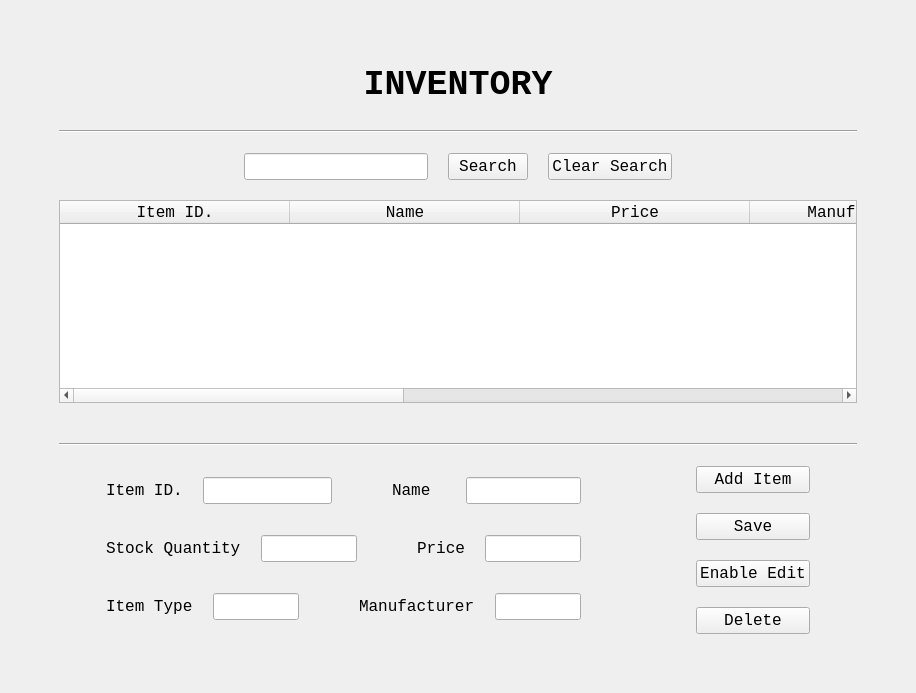
<?xml version="1.0" encoding="UTF-8"?>
<ui version="4.0">
 <class>Inventory</class>
 <widget class="QMainWindow" name="Inventory">
  <property name="geometry">
   <rect>
    <x>0</x>
    <y>0</y>
    <width>916</width>
    <height>693</height>
   </rect>
  </property>
  <property name="windowTitle">
   <string>MainWindow</string>
  </property>
  <widget class="QWidget" name="centralwidget">
   <layout class="QVBoxLayout" name="verticalLayout_6">
    <item>
     <layout class="QVBoxLayout" name="verticalLayout_4">
      <property name="spacing">
       <number>20</number>
      </property>
      <property name="leftMargin">
       <number>50</number>
      </property>
      <property name="topMargin">
       <number>50</number>
      </property>
      <property name="rightMargin">
       <number>50</number>
      </property>
      <property name="bottomMargin">
       <number>50</number>
      </property>
      <item>
       <layout class="QHBoxLayout" name="horizontalLayout">
        <property name="leftMargin">
         <number>5</number>
        </property>
        <property name="topMargin">
         <number>5</number>
        </property>
        <property name="rightMargin">
         <number>5</number>
        </property>
        <property name="bottomMargin">
         <number>5</number>
        </property>
        <item>
         <widget class="QLabel" name="label">
          <property name="font">
           <font>
            <family>Courier New</family>
            <pointsize>26</pointsize>
            <weight>75</weight>
            <bold>true</bold>
           </font>
          </property>
          <property name="text">
           <string>INVENTORY</string>
          </property>
          <property name="alignment">
           <set>Qt::AlignCenter</set>
          </property>
         </widget>
        </item>
       </layout>
      </item>
      <item>
       <widget class="Line" name="line">
        <property name="orientation">
         <enum>Qt::Horizontal</enum>
        </property>
       </widget>
      </item>
      <item>
       <layout class="QVBoxLayout" name="verticalLayout_3">
        <property name="leftMargin">
         <number>0</number>
        </property>
        <property name="rightMargin">
         <number>0</number>
        </property>
        <property name="bottomMargin">
         <number>20</number>
        </property>
        <item>
         <layout class="QHBoxLayout" name="horizontalLayout_2">
          <item>
           <spacer name="horizontalSpacer_3">
            <property name="orientation">
             <enum>Qt::Horizontal</enum>
            </property>
            <property name="sizeHint" stdset="0">
             <size>
              <width>40</width>
              <height>20</height>
             </size>
            </property>
           </spacer>
          </item>
          <item>
           <widget class="QLineEdit" name="lineEdit_2">
            <property name="font">
             <font>
              <family>Courier New</family>
              <pointsize>12</pointsize>
             </font>
            </property>
            <property name="text">
             <string/>
            </property>
           </widget>
          </item>
          <item>
           <widget class="QPushButton" name="pushButton">
            <property name="font">
             <font>
              <family>Courier New</family>
              <pointsize>12</pointsize>
             </font>
            </property>
            <property name="text">
             <string>Search</string>
            </property>
           </widget>
          </item>
          <item>
           <widget class="QPushButton" name="pushButton_6">
            <property name="font">
             <font>
              <family>Courier New</family>
              <pointsize>12</pointsize>
             </font>
            </property>
            <property name="text">
             <string>Clear Search</string>
            </property>
           </widget>
          </item>
          <item>
           <spacer name="horizontalSpacer_2">
            <property name="orientation">
             <enum>Qt::Horizontal</enum>
            </property>
            <property name="sizeHint" stdset="0">
             <size>
              <width>40</width>
              <height>20</height>
             </size>
            </property>
           </spacer>
          </item>
         </layout>
        </item>
        <item>
         <layout class="QHBoxLayout" name="horizontalLayout_3">
          <item>
           <widget class="QTableWidget" name="tableWidget">
            <property name="font">
             <font>
              <family>Courier New</family>
              <pointsize>12</pointsize>
             </font>
            </property>
            <property name="selectionMode">
             <enum>QAbstractItemView::SingleSelection</enum>
            </property>
            <property name="selectionBehavior">
             <enum>QAbstractItemView::SelectRows</enum>
            </property>
            <attribute name="horizontalHeaderDefaultSectionSize">
             <number>230</number>
            </attribute>
            <attribute name="verticalHeaderVisible">
             <bool>false</bool>
            </attribute>
            <column>
             <property name="text">
              <string>Item ID.</string>
             </property>
            </column>
            <column>
             <property name="text">
              <string>Name</string>
             </property>
            </column>
            <column>
             <property name="text">
              <string>Price</string>
             </property>
            </column>
            <column>
             <property name="text">
              <string>Manufacturer</string>
             </property>
            </column>
            <column>
             <property name="text">
              <string>Amount</string>
             </property>
            </column>
            <column>
             <property name="text">
              <string>Item Type</string>
             </property>
            </column>
            <column>
             <property name="text">
              <string>Last Updated</string>
             </property>
            </column>
           </widget>
          </item>
         </layout>
        </item>
       </layout>
      </item>
      <item>
       <widget class="Line" name="line_2">
        <property name="orientation">
         <enum>Qt::Horizontal</enum>
        </property>
       </widget>
      </item>
      <item>
       <layout class="QHBoxLayout" name="horizontalLayout_4" stretch="5,50,10,0,5">
        <item>
         <spacer name="horizontalSpacer_8">
          <property name="orientation">
           <enum>Qt::Horizontal</enum>
          </property>
          <property name="sizeHint" stdset="0">
           <size>
            <width>40</width>
            <height>20</height>
           </size>
          </property>
         </spacer>
        </item>
        <item>
         <layout class="QVBoxLayout" name="verticalLayout">
          <item>
           <layout class="QHBoxLayout" name="horizontalLayout_11">
            <item>
             <layout class="QHBoxLayout" name="horizontalLayout_6" stretch="7,15,0">
              <item>
               <widget class="QLabel" name="label_2">
                <property name="font">
                 <font>
                  <family>Courier New</family>
                  <pointsize>12</pointsize>
                 </font>
                </property>
                <property name="text">
                 <string>Item ID.</string>
                </property>
               </widget>
              </item>
              <item>
               <widget class="QLineEdit" name="lineEdit">
                <property name="font">
                 <font>
                  <family>Courier New</family>
                  <pointsize>12</pointsize>
                 </font>
                </property>
                <property name="text">
                 <string/>
                </property>
               </widget>
              </item>
              <item>
               <spacer name="horizontalSpacer_4">
                <property name="orientation">
                 <enum>Qt::Horizontal</enum>
                </property>
                <property name="sizeHint" stdset="0">
                 <size>
                  <width>40</width>
                  <height>20</height>
                 </size>
                </property>
               </spacer>
              </item>
             </layout>
            </item>
            <item>
             <layout class="QHBoxLayout" name="horizontalLayout_5" stretch="7,15">
              <item>
               <widget class="QLabel" name="label_3">
                <property name="font">
                 <font>
                  <family>Courier New</family>
                  <pointsize>12</pointsize>
                 </font>
                </property>
                <property name="text">
                 <string>Name</string>
                </property>
               </widget>
              </item>
              <item>
               <widget class="QLineEdit" name="lineEdit_6">
                <property name="font">
                 <font>
                  <family>Courier New</family>
                  <pointsize>12</pointsize>
                 </font>
                </property>
               </widget>
              </item>
             </layout>
            </item>
           </layout>
          </item>
          <item>
           <layout class="QHBoxLayout" name="horizontalLayout_13">
            <item>
             <layout class="QHBoxLayout" name="horizontalLayout_9" stretch="7,15,0">
              <item>
               <widget class="QLabel" name="label_6">
                <property name="font">
                 <font>
                  <family>Courier New</family>
                  <pointsize>12</pointsize>
                 </font>
                </property>
                <property name="text">
                 <string>Stock Quantity</string>
                </property>
               </widget>
              </item>
              <item>
               <widget class="QLineEdit" name="lineEdit_4">
                <property name="font">
                 <font>
                  <family>Courier New</family>
                  <pointsize>12</pointsize>
                 </font>
                </property>
               </widget>
              </item>
              <item>
               <spacer name="horizontalSpacer_5">
                <property name="orientation">
                 <enum>Qt::Horizontal</enum>
                </property>
                <property name="sizeHint" stdset="0">
                 <size>
                  <width>40</width>
                  <height>20</height>
                 </size>
                </property>
               </spacer>
              </item>
             </layout>
            </item>
            <item>
             <layout class="QHBoxLayout" name="horizontalLayout_10" stretch="7,15">
              <item>
               <widget class="QLabel" name="label_4">
                <property name="font">
                 <font>
                  <family>Courier New</family>
                  <pointsize>12</pointsize>
                 </font>
                </property>
                <property name="text">
                 <string>Price</string>
                </property>
               </widget>
              </item>
              <item>
               <widget class="QLineEdit" name="lineEdit_5">
                <property name="font">
                 <font>
                  <family>Courier New</family>
                  <pointsize>12</pointsize>
                 </font>
                </property>
               </widget>
              </item>
             </layout>
            </item>
           </layout>
          </item>
          <item>
           <layout class="QHBoxLayout" name="horizontalLayout_12">
            <item>
             <layout class="QHBoxLayout" name="horizontalLayout_8" stretch="7,15,0">
              <item>
               <widget class="QLabel" name="label_7">
                <property name="font">
                 <font>
                  <family>Courier New</family>
                  <pointsize>12</pointsize>
                 </font>
                </property>
                <property name="text">
                 <string>Item Type</string>
                </property>
               </widget>
              </item>
              <item>
               <widget class="QLineEdit" name="lineEdit_3">
                <property name="font">
                 <font>
                  <family>Courier New</family>
                  <pointsize>12</pointsize>
                 </font>
                </property>
               </widget>
              </item>
              <item>
               <spacer name="horizontalSpacer_6">
                <property name="orientation">
                 <enum>Qt::Horizontal</enum>
                </property>
                <property name="sizeHint" stdset="0">
                 <size>
                  <width>40</width>
                  <height>20</height>
                 </size>
                </property>
               </spacer>
              </item>
             </layout>
            </item>
            <item>
             <layout class="QHBoxLayout" name="horizontalLayout_7" stretch="7,15">
              <item>
               <widget class="QLabel" name="label_5">
                <property name="font">
                 <font>
                  <family>Courier New</family>
                  <pointsize>12</pointsize>
                 </font>
                </property>
                <property name="text">
                 <string>Manufacturer</string>
                </property>
               </widget>
              </item>
              <item>
               <widget class="QLineEdit" name="lineEdit_7">
                <property name="font">
                 <font>
                  <family>Courier New</family>
                  <pointsize>12</pointsize>
                 </font>
                </property>
               </widget>
              </item>
             </layout>
            </item>
           </layout>
          </item>
         </layout>
        </item>
        <item>
         <spacer name="horizontalSpacer">
          <property name="orientation">
           <enum>Qt::Horizontal</enum>
          </property>
          <property name="sizeHint" stdset="0">
           <size>
            <width>40</width>
            <height>20</height>
           </size>
          </property>
         </spacer>
        </item>
        <item>
         <layout class="QVBoxLayout" name="verticalLayout_2">
          <item>
           <widget class="QPushButton" name="pushButton_3">
            <property name="font">
             <font>
              <family>Courier New</family>
              <pointsize>12</pointsize>
             </font>
            </property>
            <property name="text">
             <string>Add Item</string>
            </property>
           </widget>
          </item>
          <item>
           <widget class="QPushButton" name="pushButton_4">
            <property name="font">
             <font>
              <family>Courier New</family>
              <pointsize>12</pointsize>
             </font>
            </property>
            <property name="text">
             <string>Save</string>
            </property>
           </widget>
          </item>
          <item>
           <widget class="QPushButton" name="pushButton_5">
            <property name="font">
             <font>
              <family>Courier New</family>
              <pointsize>12</pointsize>
             </font>
            </property>
            <property name="text">
             <string>Enable Edit</string>
            </property>
           </widget>
          </item>
          <item>
           <widget class="QPushButton" name="pushButton_2">
            <property name="font">
             <font>
              <family>Courier New</family>
              <pointsize>12</pointsize>
             </font>
            </property>
            <property name="text">
             <string>Delete</string>
            </property>
           </widget>
          </item>
         </layout>
        </item>
        <item>
         <spacer name="horizontalSpacer_7">
          <property name="orientation">
           <enum>Qt::Horizontal</enum>
          </property>
          <property name="sizeHint" stdset="0">
           <size>
            <width>40</width>
            <height>20</height>
           </size>
          </property>
         </spacer>
        </item>
       </layout>
      </item>
     </layout>
    </item>
   </layout>
  </widget>
 </widget>
 <resources/>
 <connections/>
</ui>
